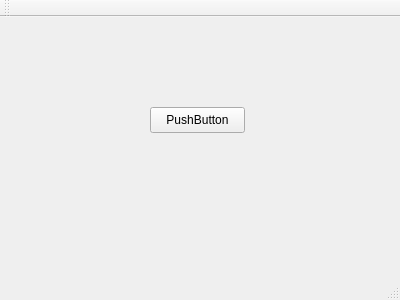
<?xml version="1.0" encoding="UTF-8"?>
<ui version="4.0">
 <class>MainWindow</class>
 <widget class="QMainWindow" name="MainWindow">
  <property name="geometry">
   <rect>
    <x>0</x>
    <y>0</y>
    <width>400</width>
    <height>300</height>
   </rect>
  </property>
  <property name="windowTitle">
   <string>MainWindow</string>
  </property>
  <widget class="QWidget" name="centralWidget">
   <widget class="QPushButton" name="pushButton">
    <property name="geometry">
     <rect>
      <x>150</x>
      <y>90</y>
      <width>95</width>
      <height>26</height>
     </rect>
    </property>
    <property name="text">
     <string>PushButton</string>
    </property>
   </widget>
  </widget>
  <widget class="QMenuBar" name="menuBar">
   <property name="geometry">
    <rect>
     <x>0</x>
     <y>0</y>
     <width>400</width>
     <height>23</height>
    </rect>
   </property>
  </widget>
  <widget class="QToolBar" name="mainToolBar">
   <attribute name="toolBarArea">
    <enum>TopToolBarArea</enum>
   </attribute>
   <attribute name="toolBarBreak">
    <bool>false</bool>
   </attribute>
  </widget>
  <widget class="QStatusBar" name="statusBar"/>
 </widget>
 <layoutdefault spacing="6" margin="11"/>
 <resources/>
 <connections/>
</ui>
